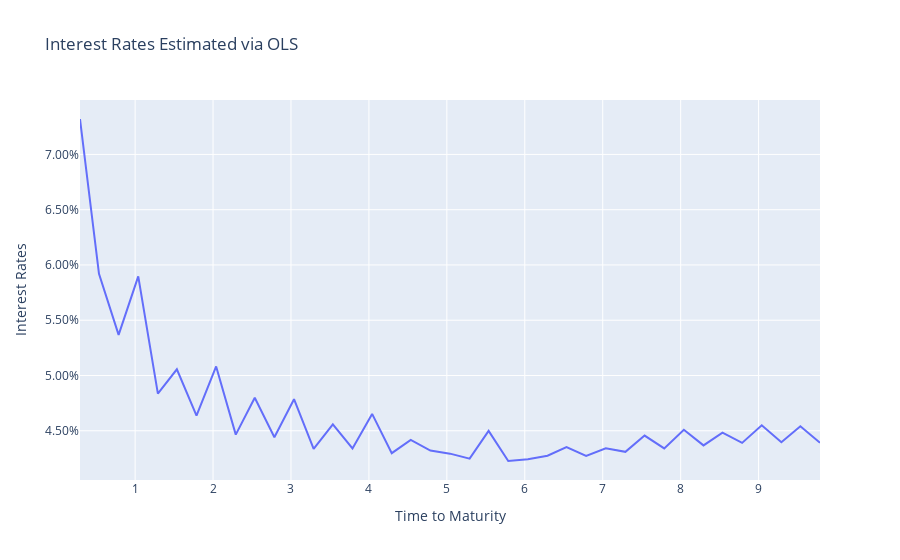

Notebook source saved alongside this figure:
### Code cell
# Perform OLS
prices_filtered = treasuries_restr['price'][cf_curve.index]
disc_curve_ols = estimate_rate_curve(model_name='OLS', cf=cf_curve, prices=prices_filtered, date_current=t_curr_date)

int_rates_ols = discount_to_int_rate(discount=disc_curve_ols[1], time_to_maturity=disc_curve_ols[0], n_compound=2)
int_rates_ols = int_rates_ols[int_rates_ols.index > 0.25]

display(int_rates_ols.head())

fig = px.line(
    x=int_rates_ols.index, 
    y=int_rates_ols.values.flatten(),
    labels={"x": "Time to Maturity", "y": "Interest Rates"}, 
    title="Interest Rates Estimated via OLS"
)
fig.update_layout(
    showlegend=False,
    yaxis_tickformat=".2%",
)
fig.show()

### Figure 1 — Plotly figure (JSON) as saved in the notebook; plotly's stock layout.template omitted (floating-point values rounded to 4 significant figures)
{"data": [{"hovertemplate": "Time to Maturity=%{x}<br>Interest Rates=%{y}<extra></extra>", "legendgroup": "", "line": {"color": "#636efa", "dash": "solid"}, "marker": {"symbol": "circle"}, "mode": "lines", "name": "", "orientation": "v", "showlegend": false, "type": "scatter", "x": [0.293, 0.5366, 0.7885, 1.04, 1.292, 1.536, 1.788, 2.04, 2.292, 2.535, 2.787, 3.039, 3.291, 3.537, 3.789, 4.041, 4.293, 4.537, 4.789, 5.04, 5.292, 5.536, 5.788, 6.04, 6.292, 6.535, 6.787, 7.039, 7.291, 7.537, 7.789, 8.041, 8.293, 8.537, 8.789, 9.04, 9.292, 9.536, 9.788], "xaxis": "x", "y": [0.0732, 0.0592, 0.05368, 0.05896, 0.04835, 0.05056, 0.04638, 0.05082, 0.04465, 0.04798, 0.04441, 0.04785, 0.04335, 0.04558, 0.0434, 0.04652, 0.04297, 0.04417, 0.04321, 0.04293, 0.04248, 0.04499, 0.04226, 0.04243, 0.04274, 0.04352, 0.04271, 0.04342, 0.0431, 0.04456, 0.04341, 0.0451, 0.04368, 0.04483, 0.0439, 0.0455, 0.04396, 0.04541, 0.04392], "yaxis": "y"}], "layout": {"legend": {"tracegroupgap": 0}, "showlegend": false, "title": {"text": "Interest Rates Estimated via OLS"}, "xaxis": {"anchor": "y", "domain": [0, 1], "title": {"text": "Time to Maturity"}}, "yaxis": {"anchor": "x", "domain": [0, 1], "tickformat": ".2%", "title": {"text": "Interest Rates"}}}}
